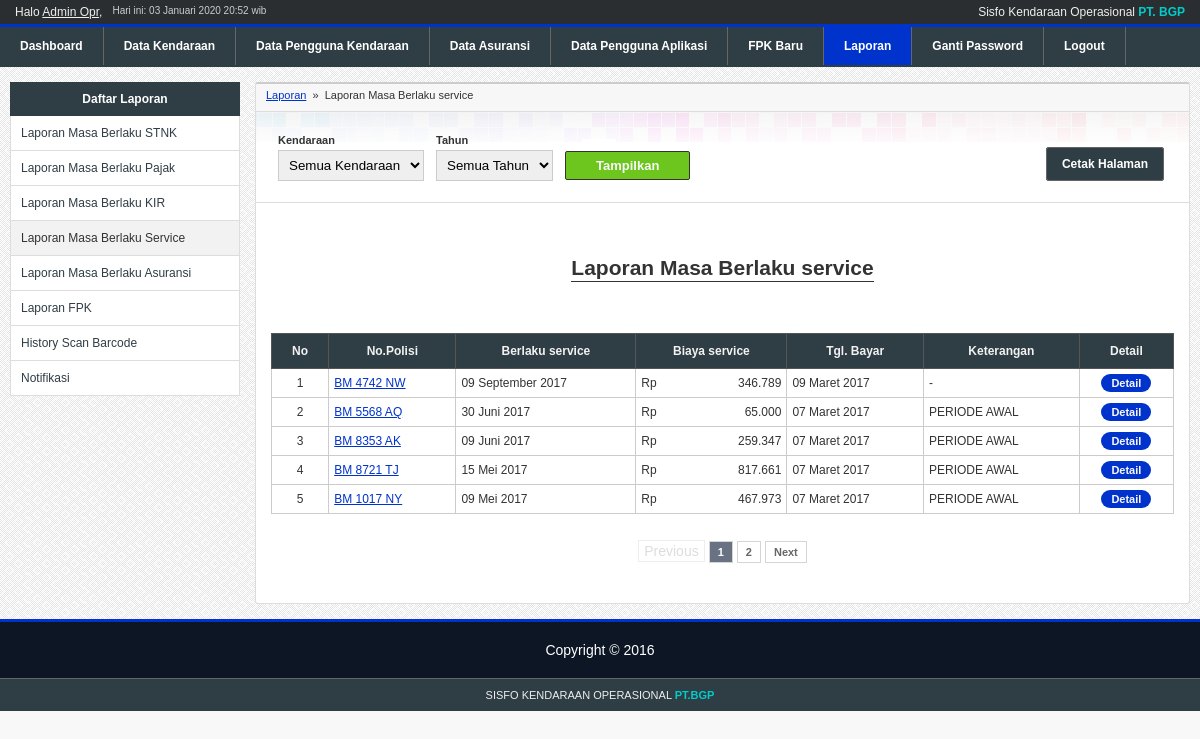
The app's page /skripsi/apps/laporan/index.php?sub=service.php (signed in) with its own data.
### tables this page shows
CREATE TABLE IF NOT EXISTS `user` (
  `id_user` tinyint(2) NOT NULL AUTO_INCREMENT,
  `username` varchar(35) NOT NULL,
  `namalengkap` varchar(50) NOT NULL,
  `password` char(40) NOT NULL,
  `tipe_user` enum('manager','admin','slapangan') NOT NULL,
  `no_telp` varchar(14) NOT NULL,
  `terakhir_login` datetime NOT NULL,
  `token` text NOT NULL,
  PRIMARY KEY (`id_user`)
);

CREATE TABLE IF NOT EXISTS `service` (
  `id_service` int(11) NOT NULL AUTO_INCREMENT,
  `id_kendaraan` int(11) NOT NULL,
  `berlaku_service` date NOT NULL,
  `biaya_service` int(8) unsigned DEFAULT NULL,
  `tgl_input` datetime NOT NULL,
  `tgl_pelaksanaan` date DEFAULT NULL,
  `id_user` tinyint(2) NOT NULL,
  `keterangan` varchar(255) DEFAULT NULL,
  `status` enum('history','active') NOT NULL,
  `id_fpk` int(11) NOT NULL,
  PRIMARY KEY (`id_service`)
);

CREATE TABLE IF NOT EXISTS `kendaraan` (
  `id_kendaraan` int(11) NOT NULL AUTO_INCREMENT,
  `no_polisi` varchar(12) NOT NULL,
  `nama_stnk` varchar(35) NOT NULL,
  `merk` varchar(25) NOT NULL,
  `jenis` enum('mobil','truk','motor') NOT NULL,
  `tahun_pembuatan` year(4) NOT NULL,
  `no_rangka` varchar(35) NOT NULL,
  `no_mesin` varchar(35) NOT NULL,
  `posisi_stnk` varchar(35) NOT NULL,
  `nama_bpkb` varchar(35) NOT NULL,
  `posisi_bpkb` varchar(35) NOT NULL,
  `status_kendaraan` varchar(10) NOT NULL,
  `id_master_asuransi` tinyint(2) unsigned DEFAULT NULL,
  `id_penggunakendaraan` int(11) NOT NULL,
  PRIMARY KEY (`id_kendaraan`),
  UNIQUE KEY `no_polisi` (`no_polisi`)
);

### skripsi/modules/connect.php (called while the page is built, shortened)
<?php
$connect = mysqli_connect(DB_HOST, DB_USER, DB_PASSWORD);
if($connect){
    function query($sql){
        global $connect;
        $query = mysqli_query($connect, $sql);
        return  $query;
    }
} else {
    die('Unable to connect to '.DB_HOST);
}
?>

### skripsi/modules/library.php (called while the page is built, shortened)
<?php
function monthToId($month){
    switch($month){
        case 1:
            $month = 'Januari';
            break;
        case 3:
            $month = 'Maret';
            break;
        case 5:
            $month = 'Mei';
            break;
        case 6:
            $month = 'Juni';
            break;
        case 9:
            $month = 'September';
            break;
    }
    return $month;
}

### skripsi/apps/laporan/service.php (the view, shortened to what this page needs)
<div class="breadcrumb print-hide">
    <a href="<?php echo APPURL;?>/laporan/">Laporan</a> &nbsp;&raquo;&nbsp;
    Laporan Masa Berlaku service
</div>
<div class="print-hide" style="border-bottom:1px solid #ddd;overflow:hidden;margin:15px -20px;padding:0 20px;">
	<ul id="content-menu" style="margin-top:30px">
		<li><a class="btn" href='javascript:print()'>Cetak Halaman</a></li>
	</ul>
	<form method="get" action="" style="float:left">
		<table cellpadding="5">
			<tr>
				<td>
					<div style="font-size:11px;font-weight:bold;margin-bottom:4px;">Kendaraan</div>
					<select name="kendaraan">
						<option value="">Semua Kendaraan</option>
					</select>
				</td>
				<td>
					<div style="font-size:11px;font-weight:bold;margin-bottom:4px;">Tahun</div>
					<select name="tahun">
						<option value="">Semua Tahun</option>
					</select>
				</td>
				<td>
					<div style="font-size:11px;font-weight:bold;margin-bottom:4px;">&nbsp;</div>
					<input type="submit" value="Tampilkan"/>
				</td>
			</tr>
		</table>
	</form>
</div>
<?php
$title = '';
?>
<h2 class="content-title"><span>Laporan Masa Berlaku service<?php echo ($title ? '<br/>'.$title : '');?></span></h2>
<table border="1" class="list">
<tr>
	<th>No</th>
	<th>No.Polisi</th>
    <th>Berlaku service</th>
    <th>Biaya service</th>
	<th>Tgl. Bayar</th>
    <th>Keterangan</th>
	<th class="print-hide">Detail</th>
</tr>
<?php
$whereClause = '';
$sql = "SELECT *
		FROM service AS s
		JOIN kendaraan AS k ON s.id_kendaraan = k.id_kendaraan
		$whereClause
		ORDER BY berlaku_service DESC";
$query = query($sql);
$totalRows = mysqli_num_rows($query);
$limit = 5;
$pages = new Paginator($limit, 'page');
$pages->set_total($totalRows);
parse_str($_SERVER['QUERY_STRING'], $params);
unset($params['page']);
$params = empty($params) ? '' : '&'.http_build_query($params);
$pagination = $pages->page_links('?', $params);
$sql .= ' '.$pages->get_limit();
$query = query($sql);
$no = 1 + (( ($_GET['page'] ?  $_GET['page'] : 1) - 1) * $limit);
if($totalRows == 0){
	?>
	<tr>
		<td colspan="7" class="nodata">Belum ada data</td>
	</tr>
	<?php
} else {
	while($data = mysqli_fetch_array($query)){
        $angka = $data['biaya_service'];
        $jumlah_desimal =0;
        $pemisah_desimal =",";
        $pemisah_ribuan =".";
		?>
		<tr class="<?php echo $data['status'];?>">
			<td align="center"><?php echo $no;?></td>
			<td><a href="javascript:void(0)" onClick="return popup('<?php echo BASEURL;?>/apps/kendaraan/detail.php?id_kendaraan=<?php echo $data['id_kendaraan'];?>', 'Detail Kendaraan', 500, 500)"><?php echo $data['no_polisi'];?></a></td>
			<td><?php echo date("d",strtotime($data['berlaku_service'])) .' '.monthToId(date('m', strtotime($data['berlaku_service']))). ' '.date('Y', strtotime($data['berlaku_service']));?></td>
			<td align="right"><span style="float:left">Rp</span><?php echo number_format($angka, $jumlah_desimal, $pemisah_desimal, $pemisah_ribuan); ?></td>
			<td><?php echo date("d",strtotime($data['tgl_pelaksanaan'])) .' '.monthToId(date('m', strtotime($data['tgl_pelaksanaan']))). ' '.date('Y', strtotime($data['tgl_pelaksanaan']));?></td>
			<td>
				<?php
				if($data['keterangan']==NULL){
					echo "-";
				}
				else{
					echo $data['keterangan'];
				}
				?>
			</td>
			<td align="center"  class="print-hide"><a class="btn" href="?sub=service_detail.php&id=<?php echo $data['id_fpk'];?>">Detail</a></td>
		</tr>
		<?php
		++$no;
	}
}
?>
</table>
<?php
echo $pagination;
?>

### skripsi/apps/components/header.php
<?php
$sql = "SELECT * FROM user WHERE id_user='{$_SESSION['id_user']}'";
$query = query($sql);
$data = mysqli_fetch_array($query);
?>
<div id="header">
    <div id="top-bar">
        <div id="hello"><?php echo 'Halo <u>'.$data['namalengkap'].'</u>';?>, </div>
        <div id="date">Hari ini: <?php echo date('d'),' ',monthToId(date('m')),' ', date('Y H:i');?> wib</div>
        <div id="appname">Sisfo Kendaraan Operasional <b>PT. BGP</b></div>
    </div>
    <ul id="menu">
        <?php $totalNewFPK =  countFPK();?>
        <li<?php echo $page == 'home' ? ' class="active"':'';?>><a href="<?php echo APPURL;?>/home/">Dashboard</a><li>
        <li<?php echo $page == 'kendaraan' ? ' class="active"':'';?>><a href="<?php echo APPURL;?>/kendaraan/">Data Kendaraan</a><li>
        <li<?php echo $page == 'penggunakendaraan' ? ' class="active"':'';?>><a href="<?php echo APPURL;?>/penggunakendaraan/">Data Pengguna Kendaraan</a><li>
        <li<?php echo $page == 'asuransi' ? ' class="active"':'';?>><a href="<?php echo APPURL;?>/asuransi/">Data Asuransi</a><li>
        <li<?php echo $page == 'penggunaaplikasi' ? ' class="active"':'';?>><a href="<?php echo APPURL;?>/penggunaaplikasi/">Data Pengguna Aplikasi</a><li>
        <li<?php echo $page == 'fpk' ? ' class="active"':'';?>><a href="<?php echo APPURL;?>/fpk/">FPK Baru<?php echo $totalNewFPK > 0 ? '<span class="notif">'.$totalNewFPK.'</span>':''?></a><li>
        <li<?php echo $page == 'laporan' ? ' class="active"':'';?>><a href="<?php echo APPURL;?>/laporan/">Laporan</a><li>
        <li<?php echo $page == 'changepassword' ? ' class="active"':'';?>><a href="<?php echo APPURL;?>/changepassword/">Ganti Password</a><li>
        <li><a href="<?php echo APPURL;?>/login/logout.php">Logout</a><li>
    </ul>
</div>

### skripsi/css/style.css (style rules this page uses)
html, body { padding:0; margin:0; }
body { font-size:9pt; background-color:#f8f8f8; color:#333; font-family: arial; font-size: 14px; }
input[type=text], input[type=password], select, textarea { padding:6px; border:1px solid #ccc; }
input[type=submit], input[type=reset] { padding:6px 14px; }
input[type=submit] { background-color:#6cc61d; border:1px solid #333; color:#f9f9f9; padding:6px 30px; font-size: 13px; cursor:pointer; border-radius:2px; font-weight: bold; }
.breadcrumb { font-size:11px; background-color:#f7f7f7; padding:10px 15px; margin:-20px -20px 0 -20px; border-bottom:1px solid #ddd }
#top-bar { color:#eee; background-color:#2b2e30; padding:5px 15px; font-size:12px; overflow:hidden; }
#top-bar #appname { float:right; }
#top-bar #appname b { color:#00CCCC; }
#top-bar #hello, #top-bar #date { float:left; }
#top-bar #date { color:#ccc; margin-left:10px; font-size:10px; }
#menu { border-top:3px solid #0033CC; border-bottom:2px solid #2F3D44; background-color:#2F3D44; color:#fff; padding:0; margin:0; display:block; width: 100%; }
#menu li { display:inline-block; list-style-type:none; }
#menu li a { color:#fff; font-weight: bold; text-decoration:none; font-family:arial; display:block; padding:12px 20px; border-right:1px solid #666; font-size:12px; position:relative }
#menu li.active { background-color:#0033CC; }
a { color:#0033CC; }
table.list { border-collapse: collapse; width:100%; background-color:#fff; }
table.list th { background-color:#2F3D44; color:#f2f2f2; font-weight:bold; border:1px solid #555; font-size:12px; padding:10px; }
table.list td { border:1px solid #ccc; font-size:12px; padding:7px 5px; }
table.list td a.btn { background-color:#0033CC; color:#f8f8f8; font-size:11px; padding:3px 10px; text-decoration:none; border-radius:10px; -moz-border-radius:10px; -webkit-border-radius:10px; -o-border-radius:10px; font-weight:bold; }
h2.content-title { text-align:center; margin:50px 0; line-height:30px; }
h2.content-title span { border-bottom:1px solid #333; padding-bottom:2px; }
#content-menu { padding:0; margin:15px 0 20px 0; float:right; }
#content-menu li { display:inline-block; margin-right:10px; }
#content-menu li a { padding:9px 15px; background-color:#2F3D44; border:1px solid #666; border-radius:3px; color:#fff; text-decoration:none; font-size:12px; font-weight: bold; }

### records on screen
user: namalengkap "Admin Opr"
service: id_kendaraan.no_polisi "BM 4742 NW", berlaku_service "09", berlaku_service "September", berlaku_service "2017", biaya_service "346.789", tgl_pelaksanaan "09", tgl_pelaksanaan "Maret", tgl_pelaksanaan "2017"
service: id_kendaraan.no_polisi "BM 5568 AQ", berlaku_service "30", berlaku_service "Juni", berlaku_service "2017", biaya_service "65.000", tgl_pelaksanaan "07", tgl_pelaksanaan "Maret", tgl_pelaksanaan "2017", keterangan "PERIODE AWAL"
service: id_kendaraan.no_polisi "BM 8353 AK", berlaku_service "09", berlaku_service "Juni", berlaku_service "2017", biaya_service "259.347", tgl_pelaksanaan "07", tgl_pelaksanaan "Maret", tgl_pelaksanaan "2017", keterangan "PERIODE AWAL"
service: id_kendaraan.no_polisi "BM 8721 TJ", berlaku_service "15", berlaku_service "Mei", berlaku_service "2017", biaya_service "817.661", tgl_pelaksanaan "07", tgl_pelaksanaan "Maret", tgl_pelaksanaan "2017", keterangan "PERIODE AWAL"
service: id_kendaraan.no_polisi "BM 1017 NY", berlaku_service "09", berlaku_service "Mei", berlaku_service "2017", biaya_service "467.973", tgl_pelaksanaan "07", tgl_pelaksanaan "Maret", tgl_pelaksanaan "2017", keterangan "PERIODE AWAL"
